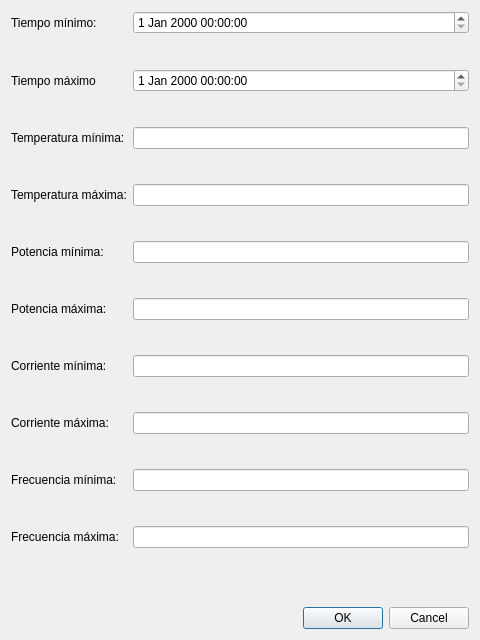
<?xml version="1.0" encoding="UTF-8"?>
<ui version="4.0">
 <class>ChartConfigDialog</class>
 <widget class="QDialog" name="ChartConfigDialog">
  <property name="geometry">
   <rect>
    <x>0</x>
    <y>0</y>
    <width>480</width>
    <height>640</height>
   </rect>
  </property>
  <property name="windowTitle">
   <string>Dialog</string>
  </property>
  <layout class="QVBoxLayout" name="verticalLayout">
   <item>
    <layout class="QFormLayout" name="formLayout">
     <property name="fieldGrowthPolicy">
      <enum>QFormLayout::AllNonFixedFieldsGrow</enum>
     </property>
     <property name="verticalSpacing">
      <number>35</number>
     </property>
     <item row="0" column="0">
      <widget class="QLabel" name="label">
       <property name="text">
        <string>Tiempo mínimo:</string>
       </property>
      </widget>
     </item>
     <item row="0" column="1">
      <widget class="QDateTimeEdit" name="time_min_edit"/>
     </item>
     <item row="1" column="0">
      <widget class="QLabel" name="label_2">
       <property name="text">
        <string>Tiempo máximo</string>
       </property>
      </widget>
     </item>
     <item row="1" column="1">
      <widget class="QDateTimeEdit" name="time_max_edit"/>
     </item>
     <item row="2" column="0">
      <widget class="QLabel" name="temp_min_label">
       <property name="text">
        <string>Temperatura mínima:</string>
       </property>
      </widget>
     </item>
     <item row="2" column="1">
      <widget class="QLineEdit" name="temp_min_edit"/>
     </item>
     <item row="3" column="0">
      <widget class="QLabel" name="temp_max_label">
       <property name="text">
        <string>Temperatura máxima:</string>
       </property>
      </widget>
     </item>
     <item row="3" column="1">
      <widget class="QLineEdit" name="temp_max_edit"/>
     </item>
     <item row="4" column="0">
      <widget class="QLabel" name="label_5">
       <property name="text">
        <string>Potencia mínima:</string>
       </property>
      </widget>
     </item>
     <item row="4" column="1">
      <widget class="QLineEdit" name="power_min_edit"/>
     </item>
     <item row="5" column="0">
      <widget class="QLabel" name="label_6">
       <property name="text">
        <string>Potencia máxima:</string>
       </property>
      </widget>
     </item>
     <item row="5" column="1">
      <widget class="QLineEdit" name="power_max_edit"/>
     </item>
     <item row="6" column="0">
      <widget class="QLabel" name="label_3">
       <property name="text">
        <string>Corriente mínima:</string>
       </property>
      </widget>
     </item>
     <item row="6" column="1">
      <widget class="QLineEdit" name="current_min_edit"/>
     </item>
     <item row="7" column="0">
      <widget class="QLabel" name="label_4">
       <property name="text">
        <string>Corriente máxima:</string>
       </property>
      </widget>
     </item>
     <item row="7" column="1">
      <widget class="QLineEdit" name="current_max_edit"/>
     </item>
     <item row="8" column="0">
      <widget class="QLabel" name="label_7">
       <property name="text">
        <string>Frecuencia mínima:</string>
       </property>
      </widget>
     </item>
     <item row="8" column="1">
      <widget class="QLineEdit" name="freq_min_edit"/>
     </item>
     <item row="9" column="0">
      <widget class="QLabel" name="label_8">
       <property name="text">
        <string>Frecuencia máxima:</string>
       </property>
      </widget>
     </item>
     <item row="9" column="1">
      <widget class="QLineEdit" name="freq_max_edit"/>
     </item>
    </layout>
   </item>
   <item>
    <widget class="QDialogButtonBox" name="buttonBox">
     <property name="orientation">
      <enum>Qt::Horizontal</enum>
     </property>
     <property name="standardButtons">
      <set>QDialogButtonBox::Cancel|QDialogButtonBox::Ok</set>
     </property>
    </widget>
   </item>
  </layout>
 </widget>
 <resources/>
 <connections>
  <connection>
   <sender>buttonBox</sender>
   <signal>accepted()</signal>
   <receiver>ChartConfigDialog</receiver>
   <slot>accept()</slot>
   <hints>
    <hint type="sourcelabel">
     <x>248</x>
     <y>254</y>
    </hint>
    <hint type="destinationlabel">
     <x>157</x>
     <y>274</y>
    </hint>
   </hints>
  </connection>
  <connection>
   <sender>buttonBox</sender>
   <signal>rejected()</signal>
   <receiver>ChartConfigDialog</receiver>
   <slot>reject()</slot>
   <hints>
    <hint type="sourcelabel">
     <x>316</x>
     <y>260</y>
    </hint>
    <hint type="destinationlabel">
     <x>286</x>
     <y>274</y>
    </hint>
   </hints>
  </connection>
 </connections>
</ui>
